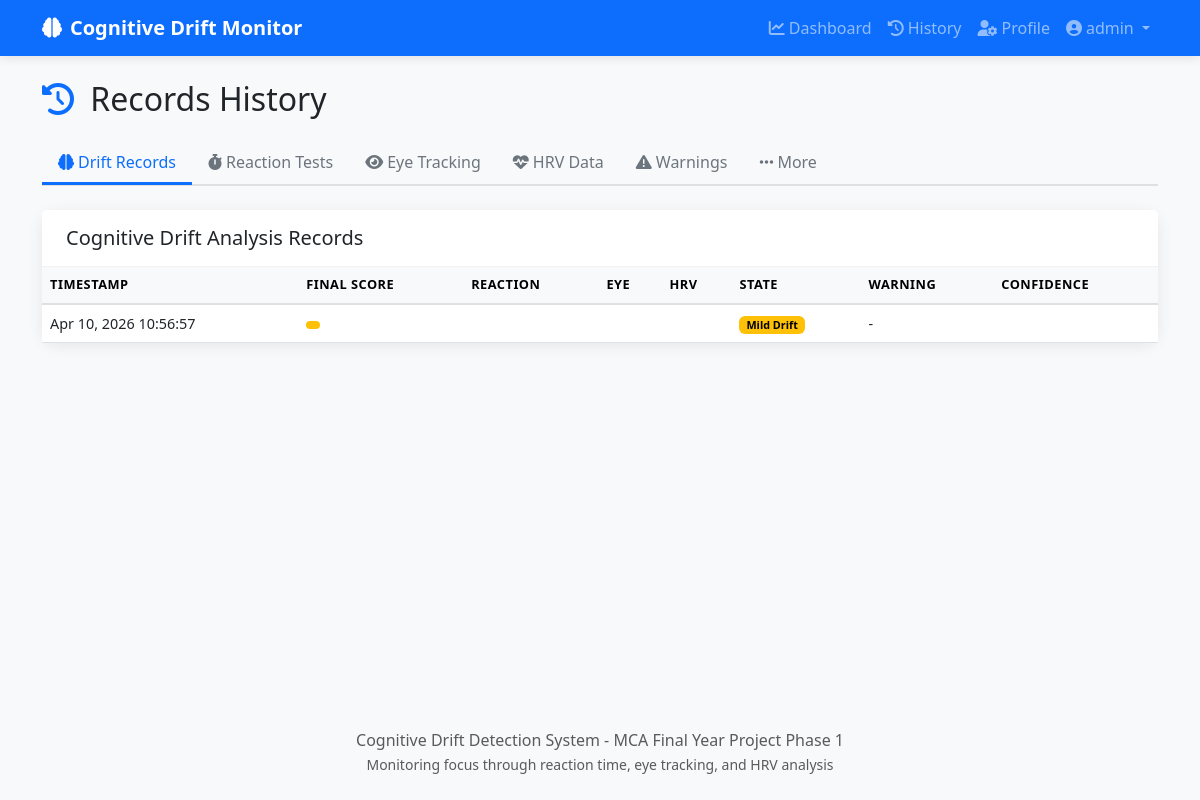
Before: /history/ (signed in) with the older database file.
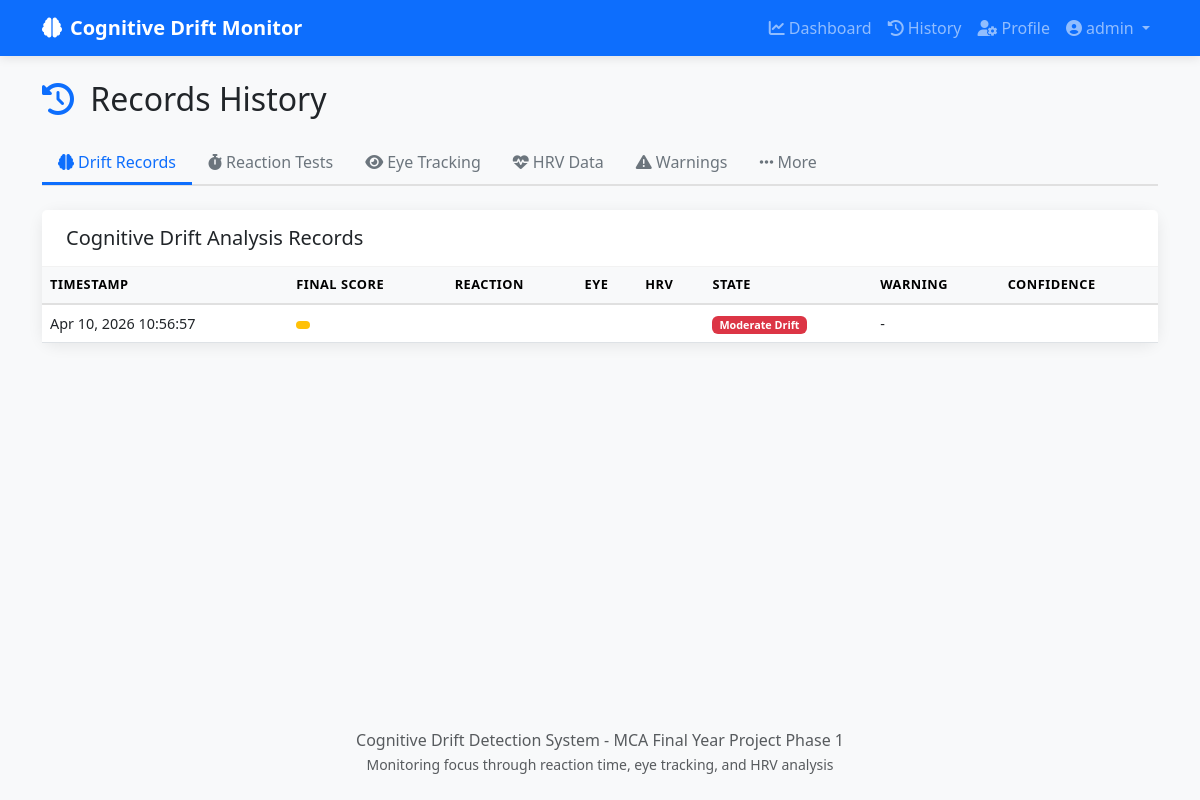
After: the same page with the newer database file.
### core/models.py (models this page shows, shortened)
class DriftRecord(models.Model):
    COGNITIVE_STATE_CHOICES = [
        ('focused', 'Focused'),
        ('mild_drift', 'Mild Drift'),
        ('moderate_drift', 'Moderate Drift'),
        ('severe_drift', 'Severe Drift'),
    ]
    WARNING_LEVEL_CHOICES = [
        ('none', 'None'),
        ('low', 'Low'),
        ('medium', 'Medium'),
        ('high', 'High'),
        ('critical', 'Critical'),
    ]
    user = models.ForeignKey(User, on_delete=models.CASCADE, related_name='drift_records')
    timestamp = models.DateTimeField(default=timezone.now)
    reaction_score = models.FloatField(null=True, blank=True, help_text="Reaction time based score (0-100)")
    eye_score = models.FloatField(null=True, blank=True, help_text="Eye tracking based score (0-100)")
    hrv_score = models.FloatField(null=True, blank=True, help_text="Heart rate variability score (0-100)")
    final_score = models.FloatField(null=True, blank=True, help_text="Combined final drift score (0-100, higher = more drift)")
    cognitive_state = models.CharField(max_length=20, choices=COGNITIVE_STATE_CHOICES, default='focused')
    warning_level = models.CharField(max_length=10, choices=WARNING_LEVEL_CHOICES, null=True, blank=True)
    reaction_triggered = models.BooleanField(default=False, help_text="Whether reaction test was triggered")
    confidence_score = models.FloatField(null=True, blank=True, help_text="Model confidence (0-1)")
    class Meta:
        verbose_name = "Drift Record"
        verbose_name_plural = "Drift Records"
        ordering = ['-timestamp']
        indexes = [
            models.Index(fields=['user', '-timestamp']),
        ]

### core/views.py (the view)
# urls.py: path('history/', views.history_view, name='history'),
@login_required
def history_view(request):
    user = request.user
    drift_records = DriftRecord.objects.filter(user=user).order_by('-timestamp')[:50]
    reaction_records = ReactionSession.objects.filter(user=user).order_by('-timestamp')[:20]
    eye_records = EyeRecord.objects.filter(user=user).order_by('-timestamp')[:20]
    hrv_records = HRVRecord.objects.filter(user=user).order_by('-timestamp')[:20]
    warning_records = WarningLog.objects.filter(user=user).order_by('-timestamp')[:20]
    goal_records = GoalRecord.objects.filter(user=user).order_by('-date')[:20]
    pomodoro_records = PomodoroSession.objects.filter(user=user).order_by('-start_time')[:20]
    distraction_records = DistractionRecord.objects.filter(user=user).order_by('-timestamp')[:20]
    context = {
        'drift_records': drift_records,
        'reaction_records': reaction_records,
        'eye_records': eye_records,
        'hrv_records': hrv_records,
        'warning_records': warning_records,
        'goal_records': goal_records,
        'pomodoro_records': pomodoro_records,
        'distraction_records': distraction_records,
    }
    return render(request, 'core/history.html', context)

### core/models.py (called while the page is built)
    @property
    def accuracy(self):
        if self.total_trials > 0:
            return (self.valid_trials / self.total_trials) * 100
        return 0

### templates/core/history.html (shortened to what the changed rows need)
{% extends 'base.html' %}
{% block content %}
<div class="container py-4">
    <h2 class="mb-4">
        <i class="fas fa-history me-2 text-primary"></i>
        Records History
    </h2>
    <div class="tab-content" id="historyTabsContent">
        <div class="tab-pane fade show active" id="drift" role="tabpanel">
            <div class="card">
                <div class="card-body p-0">
                    {% if drift_records %}
                        <div class="table-responsive">
                            <table class="table table-hover mb-0">
                                <thead class="table-light">
                                    <tr>
                                        <th>Timestamp</th>
                                        <th>Final Score</th>
                                        <th>Reaction</th>
                                        <th>Eye</th>
                                        <th>HRV</th>
                                        <th>State</th>
                                        <th>Warning</th>
                                        <th>Confidence</th>
                                    </tr>
                                </thead>
                                <tbody>
                                    {% for record in drift_records %}
                                        <tr>
                                            <td>{{ record.timestamp|date:"M d, Y H:i:s" }}</td>
                                            <td>
                                                <span class="badge bg-{% if record.final_score < 30 %}success{% elif record.final_score < 60 %}warning{% else %}danger{% endif %}">
                                                </span>
                                            </td>
                                            <td>{{ record.reaction_score|default:"--"|stringformat:"%.1f" }}</td>
                                            <td>{{ record.eye_score|default:"--"|stringformat:"%.1f" }}</td>
                                            <td>{{ record.hrv_score|default:"--"|stringformat:"%.1f" }}</td>
                                            <td>
                                                <span class="badge bg-{% if record.cognitive_state == 'focused' %}success{% elif record.cognitive_state == 'mild_drift' %}warning{% else %}danger{% endif %}">
                                                    {{ record.get_cognitive_state_display }}
                                                </span>
                                            </td>
                                            <td>{{ record.get_warning_level_display|default:"-" }}</td>
                                            <td>{{ record.confidence_score|default:"--"|stringformat:"%.2f" }}</td>
                                        </tr>
                                    {% endfor %}
                                </tbody>
                            </table>
                        </div>
                    {% else %}
                        <div class="text-center py-5 text-muted">
                            <i class="fas fa-brain fa-3x mb-3"></i>
                            <p>No drift records found. Start monitoring to see data here.</p>
                        </div>
                    {% endif %}
                </div>
            </div>
        </div>
    </div>
</div>
{% endblock %}

Changed rows visible on the page:
changed DriftRecord: cognitive_state "Mild Drift" → "Moderate Drift"
